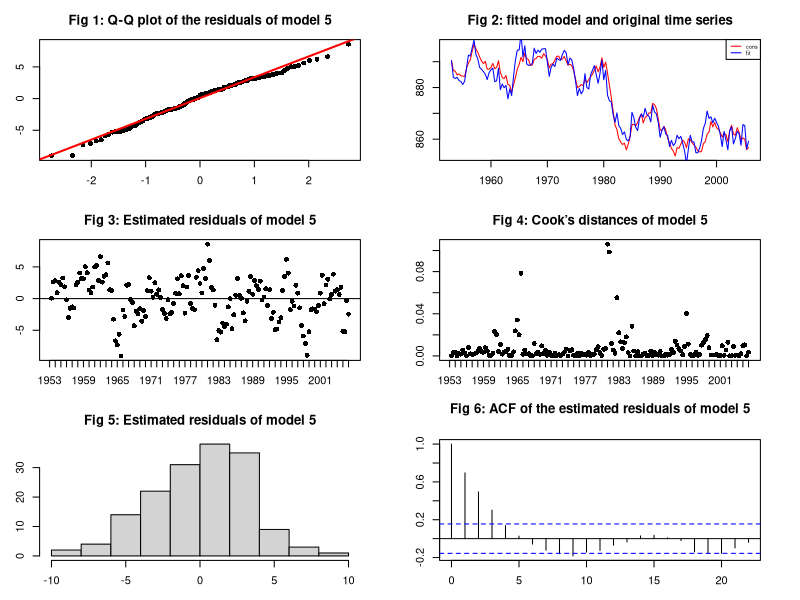
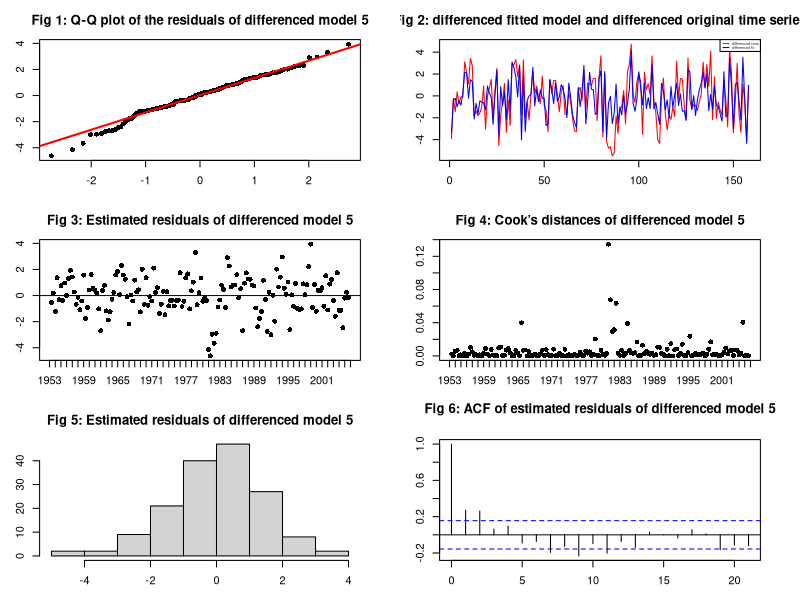
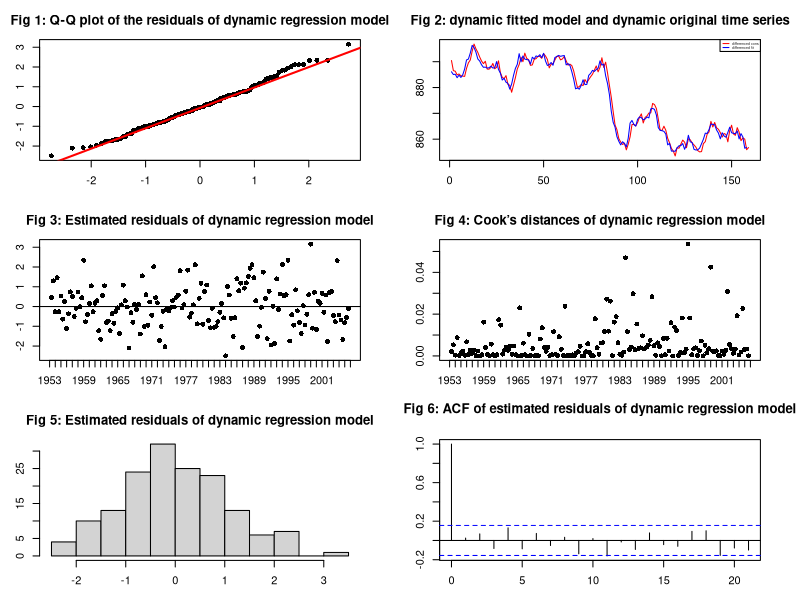

Generate these figures, in order, with R:
## ---- chunk 1
library(car)
library(forecast)
library(lmtest)
t38<-read.table("t38.txt",header=T,sep=" ")
cons<-t38$CONS
consTS <- ts(cons, start = 1953, frequency = 3)
inc<-t38$INC
incTS <- ts(inc, start = 1953, frequency = 3)
inflat<-t38$INFLAT
inflatTS <- ts(inflat, start = 1953, frequency = 3)
model5 <- lm (formula = cons ~ inc + inflat)
summary(model5)

## ---- chunk 2
par(mfrow = c(3,2),mar = c(3, 3, 3, 3))
# Q-Q plot of the residuals of model
qqnorm(model5$residuals,pch=16, main="Fig 1: Q-Q plot of the residuals of model 5")
qqline(model5$residuals,col="red",lwd=2)

#fitted model and original time series
fit <- ts(predict(model5), start = 1953, frequency = 3)
plot(consTS,col="red",main = "Fig 2: fitted model and original time series",xlab="Time",ylab="")
lines(fit,col="blue")
legend("topright", legend=c("cons", "fit"),
       col=c("red","blue"),lty=c(1,1),cex=0.5)
# Estimated residuals of model 5
plot(model5$residuals,type="p",main="Fig 3: Estimated residuals of model 5",ylab="Residuals",xlab="Year",pch=16,xaxt="n")
axis(1,at=seq(from=0,to=159,by=3),labels=seq(from=1953,to=2006,by=1))
abline(0,0)
# Cook’s distances of model 5
plot(cooks.distance(model5),main="Fig 4: Cook’s distances of model 5",ylab="Cook's distances",xlab="Year",pch=16,xaxt="n")
axis(1,at=seq(from=0,to=159,by=3),labels=seq(from=1953,to=2006,by=1))
# Estimated residuals of model 5
hist(model5$residuals,xlab="Residuals",ylab="Frequency",main="Fig 5: Estimated residuals of model 5")
# ACF of the estimated residuals of model 5
acf(model5$residuals, main = "Fig 6: ACF of the estimated residuals of model 5")
## ---- chunk 3
# VIF of model 5
vif(model5)
## ---- chunk 4
consD <- diff(cons)
incD <- diff(inc)
inflatD <- diff(inflat)
model5D<-lm(consD ~ incD + inflatD)
summary(model5D)
## ---- chunk 5
par(mfrow = c(3,2),mar = c(3, 3, 3, 3))
# Q-Q plot of the residuals of model
qqnorm(model5D$residuals,pch=16, main="Fig 1: Q-Q plot of the residuals of differenced model 5")
qqline(model5D$residuals,col="red",lwd=2)

#fitted model and original time series
fit <- ts(predict(model5D, start = 1953, frequency = 3))
plot(ts(consD),col="red",main = "Fig 2: differenced fitted model and differenced original time series",xlab="Time",ylab="")
lines(fit,col="blue")
legend("topright", legend=c("differenced cons", "differenced fit"),
       col=c("red","blue"),lty=c(1,1),cex=0.3)
# Estimated residuals of model 5
plot(model5D$residuals,type="p",main="Fig 3: Estimated residuals of differenced model 5",ylab="Residuals",xlab="Year",pch=16,xaxt="n")
axis(1,at=seq(from=0,to=159,by=3),labels=seq(from=1953,to=2006,by=1))
abline(0,0)
# Cook’s distances of model 5
plot(cooks.distance(model5D),main="Fig 4: Cook’s distances of differenced model 5",ylab="Cook's distances",xlab="Year",pch=16,xaxt="n")
axis(1,at=seq(from=0,to=159,by=3),labels=seq(from=1953,to=2006,by=1))
# Estimated residuals of model 5
hist(model5D$residuals,xlab="Residuals",ylab="Frequency",main="Fig 5: Estimated residuals of differenced model 5")
# ACF of the estimated residuals of model 5
acf(model5D$residuals, main = "Fig 6: ACF of estimated residuals of differenced model 5")
## ---- chunk 6
vif(model5D)
## ---- chunk 7
install.packages("lmtest")
library(lmtest)
model5_bg <- rep(NA,155)
# Breusch-Godfrey can be performed up to order:
# (sample size) - (number of estimated parameters) = 158-3 = 155
for (i in 1:155) {
  model5_bg[i]= bgtest(model5D, order=i)$p.value
}
which(model5_bg > 0.05)
# Null hypothesis of no autocorrelation accepted with all lags
## ---- chunk 8
n <- nrow(t38)
model5dyna <- lm(consTS[-1] ~ consTS[-n] + incTS[-1] + incTS[-n] +
inflatTS[-1] + inflatTS[-n])
summary(model5dyna)
## ---- chunk 9
par(mfrow = c(3,2),mar = c(3, 3, 3, 3))
# Q-Q plot of the residuals of model
qqnorm(model5dyna$residuals,pch=16, main="Fig 1: Q-Q plot of the residuals of dynamic regression model")
qqline(model5dyna$residuals,col="red",lwd=2)

#fitted model and original time series
fit <- ts(predict(model5dyna, start = 1953, frequency = 3))
plot(ts(cons),col="red",main = "Fig 2: dynamic fitted model and dynamic original time series",xlab="Time",ylab="")
lines(fit,col="blue")
legend("topright", legend=c("differenced cons", "differenced fit"),
       col=c("red","blue"),lty=c(1,1),cex=0.3)
# Estimated residuals of model 5
plot(model5dyna$residuals,type="p",main="Fig 3: Estimated residuals of dynamic regression model",ylab="Residuals",xlab="Year",pch=16,xaxt="n")
axis(1,at=seq(from=0,to=159,by=3),labels=seq(from=1953,to=2006,by=1))
abline(0,0)
# Cook’s distances of model 5
plot(cooks.distance(model5dyna),main="Fig 4: Cook’s distances of dynamic regression model",ylab="Cook's distances",xlab="Year",pch=16,xaxt="n")
axis(1,at=seq(from=0,to=159,by=3),labels=seq(from=1953,to=2006,by=1))
# Estimated residuals of model 5
hist(model5dyna$residuals,xlab="Residuals",ylab="Frequency",main="Fig 5: Estimated residuals of dynamic regression model")
# ACF of the estimated residuals of model 5
acf(model5dyna$residuals, main = "Fig 6: ACF of estimated residuals of dynamic regression model")
## ---- chunk 10
library(lmtest)
model5dyna_bg <- rep(NA,152)
# Breusch-Godfrey can be performed up to order:
# (sample size) - (number of estimated parameters) = 158-6 = 152
for (i in 1:152) {
  model5dyna_bg[i]= bgtest(model5dyna, order=i)$p.value
}
which(model5dyna_bg < 0.05)
model5dyna_bg
vif(model5dyna)
